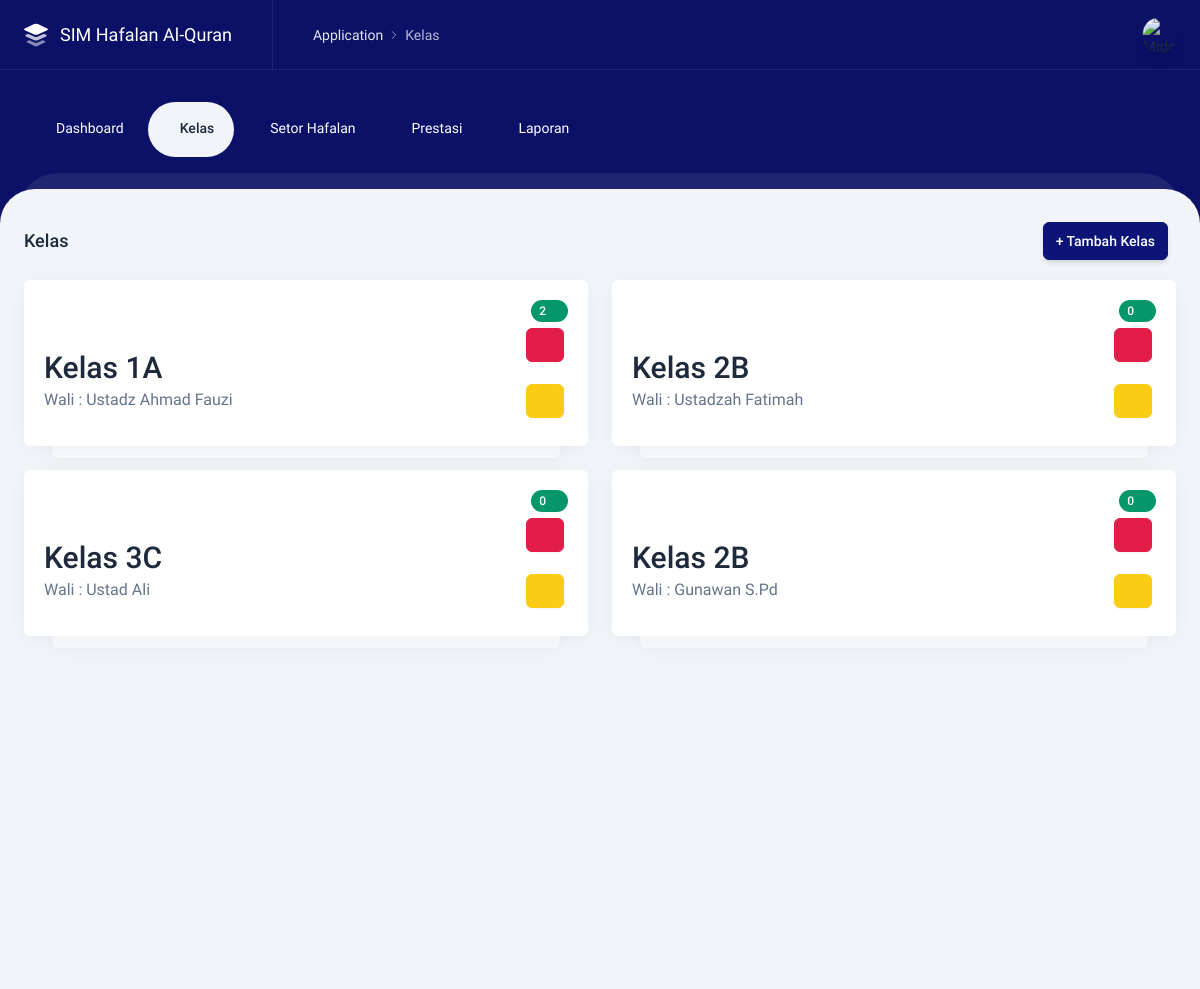
The app's page /admin/kelas.php (signed in) with its own data.
### tables this page shows
CREATE TABLE `tb_kelas` (
  `id` bigint UNSIGNED NOT NULL,
  `nama_kelas` varchar(255) DEFAULT NULL,
  `wali_kelas` varchar(255) DEFAULT NULL,
  `created_at` timestamp NULL DEFAULT NULL,
  `updated_at` timestamp NULL DEFAULT NULL
);

### admin/kelas.php (the view, shortened to what this page needs)
<?php
$title = 'Kelas';
include 'layouts/header.php';
include 'layouts/navbar.php';
?>
<div class="content content--top-nav">
    <div class="intro-y flex flex-col sm:flex-row items-center mt-8">
        <h2 class="text-lg font-medium mr-auto"><?= $title ?></h2>
        <div class="w-full sm:w-auto flex mt-4 sm:mt-0">
            <a href="javascript:;" data-tw-toggle="modal" data-tw-target="#tambah-kelas"
                class="btn btn-primary shadow-md mr-2">+ Tambah Kelas</a>
        </div>
    </div>
    <div class="grid grid-cols-12 gap-6 mt-5">
        <?php
$query = $koneksi->query("SELECT * FROM tb_kelas");
foreach ($query as $data) :
?>
        <div class="col-span-12 sm:col-span-6 xl:col-span-3 intro-y">
            <div class="report-box zoom-in">
                <div class="box p-5">
                    <div class="flex">
                        <i data-lucide="user" class="report-box__icon text-success"></i>
                        <div class="ml-auto">
                            <?php
                        $sql = "SELECT count(kelas) as a FROM tb_santri WHERE kelas = '$data[nama_kelas]' ";
                        $query = mysqli_query($koneksi, $sql);
                        $hasil = mysqli_fetch_assoc($query);
                        ?>
                            <div class="report-box__indicator bg-success tooltip cursor-pointer"
                                title="Jumlah Siswa <?= $hasil['a']; ?>"><?= $hasil['a']; ?><i data-lucide="chevron-up"
                                    class="w-4 h-4 ml-0.5"></i>
                            </div>
                        </div>
                    </div>
                    <div class="flex">
                        <div class="text-3xl font-medium leading-8 mt-6"><a
                                href="santri?kelas=<?= $data['nama_kelas'] ?>">Kelas <?= $data['nama_kelas'] ?></a>
                        </div>
                        <div class="ml-auto">
                            <a href="javascript:;" data-tw-toggle="modal"
                                data-tw-target="#delete-modal-preview<?=$data['id']?>"
                                class="btn btn-danger btn-sm mr-1 mb-2"><i data-lucide="trash" class="w-5 h-5"></i></a>
                        </div>
                    </div>
                    <div class="flex">
                        <div class="text-base text-slate-500 mt-1">Wali : <?= $data['wali_kelas']?></div>
                        <div class="ml-auto">
                            <a href="javascript:;" data-tw-toggle="modal" data-tw-target="#edit-kelas<?=$data['id']?>"
                                class="btn btn-warning btn-sm mr-1 mb-2"><i data-lucide="edit" class="w-5 h-5"></i></a>
                        </div>
                    </div>
                </div>
            </div>
        </div>
        <?php endforeach; ?>
    </div>
</div>
<?php
include 'layouts/footer.php';
?>

### records on screen
tb_kelas: a "2", nama_kelas "1A", wali_kelas "Ustadz Ahmad Fauzi"
tb_kelas: a "0", nama_kelas "2B", wali_kelas "Ustadzah Fatimah"
tb_kelas: a "0", nama_kelas "3C", wali_kelas "Ustad Ali"
tb_kelas: a "0", nama_kelas "2B", wali_kelas "Gunawan S.Pd"

### other values on screen
$title "Kelas"
